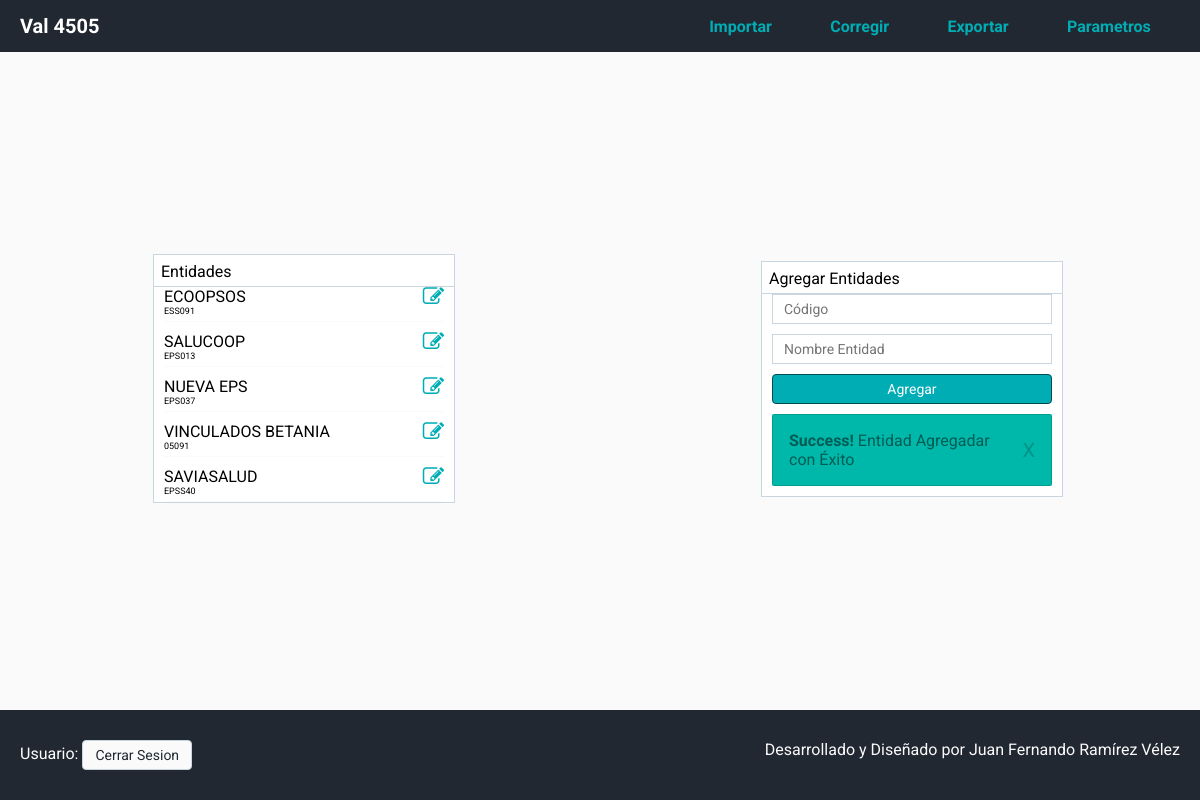
/dist/inicio.php?menu=3&Estado=Success, run on the app's committed database.
### tables this page shows
CREATE TABLE IF NOT EXISTS `entidades` (
  `ENTIDAD_ID` int(11) NOT NULL AUTO_INCREMENT,
  `ENTIDAD_COD` varchar(45) DEFAULT NULL,
  `ENTIDAD_NAME` varchar(45) DEFAULT NULL,
  PRIMARY KEY (`ENTIDAD_ID`),
  UNIQUE KEY `ENTIDAD_ID_UNIQUE` (`ENTIDAD_ID`)
);

### dist/clases/class.ConnectionMySQL.php (called while the page is built)
<?php
abstract class ConnectionMySQL {
	private static $db_host = 'localhost';
	private static $db_user = 'root';
	private static $db_pass = '';
	protected $db_name = 'val4505';
	public function __construct(){
		$dns = "mysql:host=" . self::$db_host . ";dbname=" . $this->db_name;
		$options = array( PDO::MYSQL_ATTR_LOCAL_INFILE => 1,PDO::ATTR_ERRMODE => PDO::ERRMODE_EXCEPTION,PDO::MYSQL_ATTR_INIT_COMMAND => 'SET NAMES utf8');
	try {
		$this->conn = new PDO($dns, self::$db_user, self::$db_pass, $options);
	} catch(PDOException $e){
            $this->error = $e->getMessage();
        }
	}
}
?>

### dist/clases/class.Menu.php (called while the page is built, shortened)
<?php
require_once ("class.ConnectionMySQL.php");
class Menu extends ConnectionMySQL {
	public function getMenu ($id_menu) {
		$this->query = $this->conn->prepare('SELECT MENU_ID, MENU_NAME, MENU_HTML FROM menu WHERE MENU_ID ='.$id_menu);
		$this->query->execute();
		return $this->query->fetchAll(PDO::FETCH_BOTH);
	}
}
?>

### dist/clases/class.Entidad.php (called while the page is built, shortened)
<?php
require_once ("class.ConnectionMySQL.php");
class Entidad extends ConnectionMySQL {
	public function getEntidades () {
		$this->query = $this->conn->prepare('SELECT ENTIDAD_ID, ENTIDAD_COD, ENTIDAD_NAME FROM entidades');
		$this->query->execute();
		return $this->query->fetchAll(PDO::FETCH_BOTH);
	}
}
?>

### dist/page.Entidades.php (the view)
<div class="row-container">
	<div class="param-box">
		<div class="param-title">
			Entidades
		</div>
		<div class="param-content">
			<ul>
			<?php
			for ($i=0;$i<sizeof($list_enti);$i++)
			{
			?>
				<li>
					<div class="entidad-item"><?php echo $list_enti[$i]["ENTIDAD_NAME"];?></div>
					<div class="entidad-item-edit"><a href="?menu=4&CodEPS=<?php echo $list_enti[$i]["ENTIDAD_COD"];?>" title="Editar"><i class="fa fa-pencil-square-o fa-lg"></i></a></div>
					<div class="entidad-detalle"><?php echo $list_enti[$i]["ENTIDAD_COD"];?></div>
				</li>
			<?php
			}
			?>
			</ul>
		</div>
	</div>
	<div class="param-box">
		<div class="param-title">
			Agregar Entidades
		</div>
		<div class="param-content">
			<form action="modulos/module.AgregarEntidad.php" class="form" method="POST">
				<input type="text" name="ent-cod" placeholder="Código">
				<input type="text" name="ent-nombre" placeholder="Nombre Entidad">
				<input type="submit" class="btn btn-primary btn-large ent-submit" name="grabar-entidad" value="Agregar" />
			</form>
		<?php
		if (isset($_GET["Estado"]) && $_GET["Estado"] == "Warning")
		{
		?>
		<div class="alert alert--dismissible alert--warning" role="alert">
			 <strong>Warning!</strong> La Entidad Ya Existe
		</div>
		<?php
		} else if (isset($_GET["Estado"]) && $_GET["Estado"] == "Success")
		{
		?>
		<div class="alert alert--dismissible alert--success" role="alert">
			<strong>Success!</strong> Entidad Agregadar con Éxito
		</div>
		<?php
		}
		?>
		</div>
	</div>
</div>

### dist/inicio.php (shortened to what this page needs)
<?php
    $sesion = new sesion();
    require_once ("clases/class.Menu.php");
    $menu = new Menu();
    if (isset($_GET['menu'])){
        $id = $menu->getMenu($_GET['menu']);
    }
    require_once ("clases/class.Entidad.php");
    $entidad = new Entidad();
    $list_enti = $entidad->getEntidades();
?>
<!doctype html>
<html lang="es">
    <head>
        <link rel="stylesheet" href="./css/style.css">
        <link rel="stylesheet" href="https://cdnjs.cloudflare.com/ajax/libs/font-awesome/4.4.0/css/font-awesome.css">
    </head>
    <body class="flex-body">
        <header>
            <div class="logo"><a href="inicio.php">Val 4505</a></div>
            <nav>
                <ul class="menu">
                    <li><a href="?menu=6">Importar</a></li>
                    <li><a href="">Corregir</a></li>
                    <li><a href="">Exportar</a></li>
                    <li><a href="?menu=2">Parametros</a></li>
                </ul>
        </nav>
        </header>
        <div class="container">
                <?php
                    if (!empty($_GET["menu"]))
                    {
                        for ($i=0;$i<sizeof($id);$i++)
                        {
                        include ($id["$i"]["MENU_HTML"].".php");
                        }
                    }
                    else
                    {
                    }
                ?>
        </div>
        <footer>
            <div class="footer-usuario">
                Usuario:  <?php echo $sesion->get("usuario");?> <button class="btn btn-default" ><a href="modulos/module.CerrarSesion.php"> Cerrar Sesion </a></button>
            </div>
            <div class="footer-derechos">
                Desarrollado y Diseñado por Juan Fernando Ramírez Vélez
            </div>
        </footer>
    </body>
</html>

### data on the page
entidades: ENTIDAD_NAME "ECOOPSOS", ENTIDAD_COD "ESS091"
entidades: ENTIDAD_NAME "SALUCOOP", ENTIDAD_COD "EPS013"
entidades: ENTIDAD_NAME "NUEVA EPS", ENTIDAD_COD "EPS037"
entidades: ENTIDAD_NAME "VINCULADOS BETANIA", ENTIDAD_COD "05091"
entidades: ENTIDAD_NAME "SAVIASALUD", ENTIDAD_COD "EPSS40"
